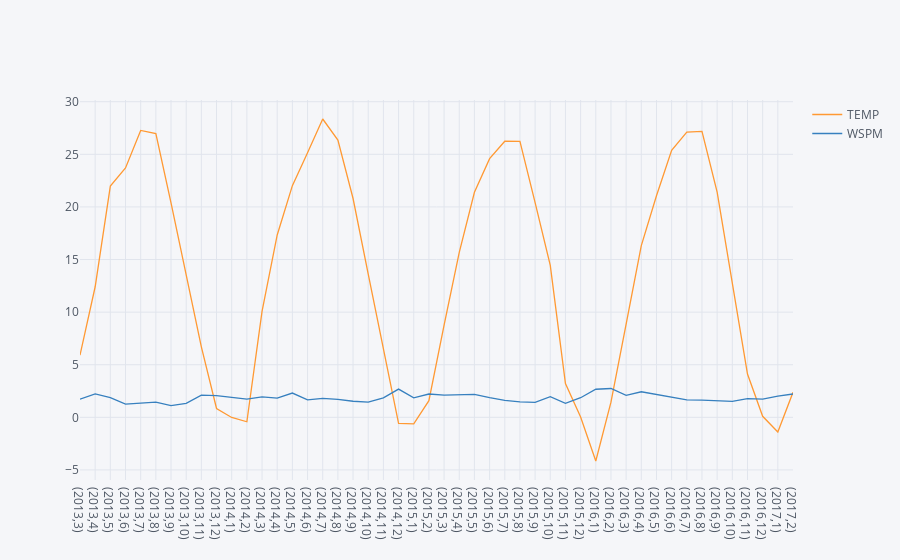

Source (notebook cell):
### Code cell
# show default plot which is the line graphs.
df_CP_year.iplot(y=['TEMP','WSPM'])

### Figure 1 — Plotly figure (JSON) as saved in the notebook; plotly's stock layout.template omitted (floating-point values rounded to 4 significant figures)
{"data": [{"line": {"color": "rgba(255, 153, 51, 1.0)", "dash": "solid", "shape": "linear", "width": 1.3}, "mode": "lines", "name": "TEMP", "text": "", "type": "scatter", "uid": "4ea0ff1a-5362-4b3f-8936-ec5a0bf915f5", "x": ["(2013,3)", "(2013,4)", "(2013,5)", "(2013,6)", "(2013,7)", "(2013,8)", "(2013,9)", "(2013,10)", "(2013,11)", "(2013,12)", "(2014,1)", "(2014,2)", "(2014,3)", "(2014,4)", "(2014,5)", "(2014,6)", "(2014,7)", "(2014,8)", "(2014,9)", "(2014,10)", "(2014,11)", "(2014,12)", "(2015,1)", "(2015,2)", "(2015,3)", "(2015,4)", "(2015,5)", "(2015,6)", "(2015,7)", "(2015,8)", "(2015,9)", "(2015,10)", "(2015,11)", "(2015,12)", "(2016,1)", "(2016,2)", "(2016,3)", "(2016,4)", "(2016,5)", "(2016,6)", "(2016,7)", "(2016,8)", "(2016,9)", "(2016,10)", "(2016,11)", "(2016,12)", "(2017,1)", "(2017,2)"], "y": [5.904, 12.41, 21.99, 23.71, 27.27, 26.97, 20.38, 13.43, 6.698, 0.8398, -0.01102, -0.4201, 10.08, 17.33, 22.03, 25.14, 28.36, 26.36, 20.8, 13.62, 6.361, -0.5706, -0.6255, 1.587, 8.758, 15.67, 21.39, 24.59, 26.25, 26.23, 20.4, 14.44, 3.215, 0.03118, -4.15, 1.436, 8.85, 16.33, 21.06, 25.39, 27.11, 27.19, 21.4, 12.82, 4.117, 0.09987, -1.394, 2.376]}, {"line": {"color": "rgba(55, 128, 191, 1.0)", "dash": "solid", "shape": "linear", "width": 1.3}, "mode": "lines", "name": "WSPM", "text": "", "type": "scatter", "uid": "4595d758-1d91-40ff-98dc-5131b814cca3", "x": ["(2013,3)", "(2013,4)", "(2013,5)", "(2013,6)", "(2013,7)", "(2013,8)", "(2013,9)", "(2013,10)", "(2013,11)", "(2013,12)", "(2014,1)", "(2014,2)", "(2014,3)", "(2014,4)", "(2014,5)", "(2014,6)", "(2014,7)", "(2014,8)", "(2014,9)", "(2014,10)", "(2014,11)", "(2014,12)", "(2015,1)", "(2015,2)", "(2015,3)", "(2015,4)", "(2015,5)", "(2015,6)", "(2015,7)", "(2015,8)", "(2015,9)", "(2015,10)", "(2015,11)", "(2015,12)", "(2016,1)", "(2016,2)", "(2016,3)", "(2016,4)", "(2016,5)", "(2016,6)", "(2016,7)", "(2016,8)", "(2016,9)", "(2016,10)", "(2016,11)", "(2016,12)", "(2017,1)", "(2017,2)"], "y": [1.724, 2.225, 1.863, 1.252, 1.349, 1.446, 1.121, 1.328, 2.114, 2.059, 1.891, 1.727, 1.95, 1.825, 2.308, 1.661, 1.797, 1.717, 1.529, 1.449, 1.851, 2.685, 1.857, 2.217, 2.109, 2.182, 2.192, 1.884, 1.615, 1.462, 1.429, 1.97, 1.335, 1.867, 2.672, 2.739, 2.096, 2.43, 2.164, 1.856, 1.653, 1.638, 1.55, 1.519, 1.777, 1.728, 2.026, 2.218]}], "layout": {"legend": {"bgcolor": "#F5F6F9", "font": {"color": "#4D5663"}}, "paper_bgcolor": "#F5F6F9", "plot_bgcolor": "#F5F6F9", "title": {"font": {"color": "#4D5663"}}, "xaxis": {"gridcolor": "#E1E5ED", "showgrid": true, "tickfont": {"color": "#4D5663"}, "title": {"font": {"color": "#4D5663"}, "text": ""}, "zerolinecolor": "#E1E5ED"}, "yaxis": {"gridcolor": "#E1E5ED", "showgrid": true, "tickfont": {"color": "#4D5663"}, "title": {"font": {"color": "#4D5663"}, "text": ""}, "zerolinecolor": "#E1E5ED"}}}
